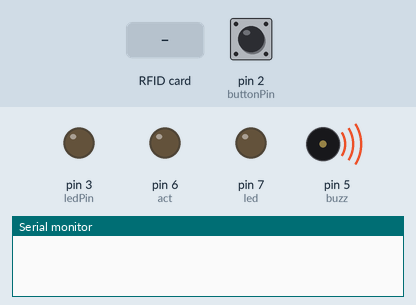
Simulated run of this sketch. Board: Arduino Uno, built with avr-gcc and run on an emulated ATmega328P. Shown: output pins drawn as LEDs (lit = HIGH), buzzer (waves = sounding, pin HIGH), the last lines printed to the serial monitor. Dashed ring = blinking. The test bench sets the inputs (shaded band); at power-on: pin 2 (buttonPin) LOW. Pins used as bus, display or sensor lines are not drawn.

Above: at 1.2 s.
1.3 s: RFID card 5E 7A 19 C4 held to the reader
At 1.7 s:
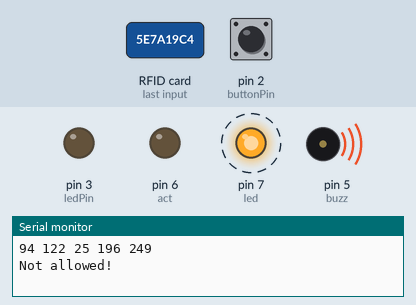
4.3 s: pin 2 (buttonPin) pulled HIGH for 0.15 s
At 5.2 s:
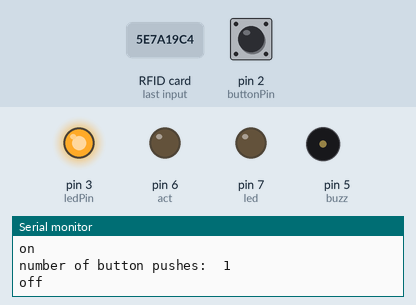
5.9 s: RFID card 5E 7A 19 C4 held to the reader
At 6.3 s:
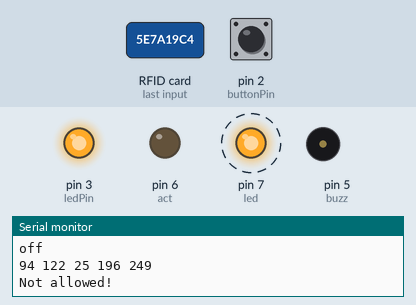
8.9 s: pin 2 (buttonPin) pulled HIGH for 1 s
At 10.3 s:
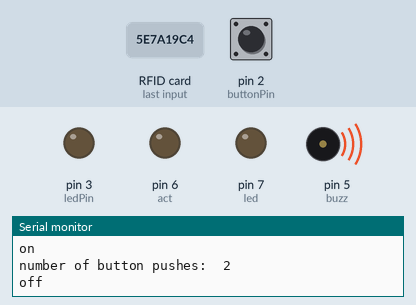
11.4 s: pin 2 (buttonPin) pulled HIGH for 3.2 s
At 12.7 s:
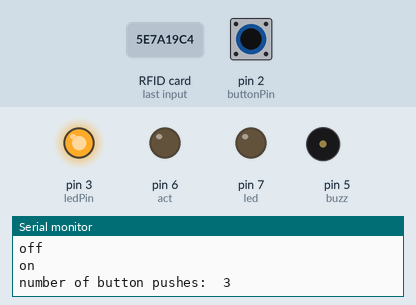
Timing chart, 0 to 14.4 s (numbered marks = the images above; inputs shaded):
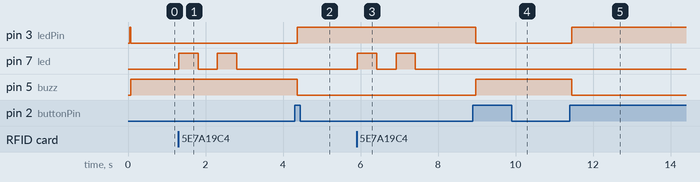

The sketch:

rfid_hall_sensor.ino
```cpp
#include <RFID.h>

/*
  Read a card using a mfrc522 reader on your SPI interface
  Pin layout should be as follows (on Arduino Uno):
  MOSI: Pin 11 / ICSP-4
  MISO: Pin 12 / ICSP-1
  SCK: Pin 13 / ISCP-3
  SS/SDA: Pin 10
  RST: Pin 9

  signal wire hall 2;    // the pin that the pushbutton is attached to
  relay wire hall = 3;// the pin that the LED is attached to

  int buzz = 5;
  int act = 6;
  int led = 7;

*/

#include <SPI.h>
#include <RFID.h>

#define SS_PIN 10
#define RST_PIN 9

RFID rfid(SS_PIN, RST_PIN);
int buzz = 5;
int act = 6;
int led = 7;
int power = 8;
int serNum[5];
int cards[][5] = {
  {22, 34, 24, 2, 46}
};

bool access = false;

const int  buttonPin = 2;    // the pin that the pushbutton is attached to
const int ledPin = 3;// the pin that the LED is attached to

int buttonPushCounter = 0;   // counter for the number of button presses
int buttonState = 0;         // current state of the button
int lastButtonState = 0;

void setup() {
  Serial.begin(9600);
  SPI.begin();
  rfid.init();
  pinMode(act, OUTPUT);
  pinMode(led, OUTPUT);
  pinMode(power, OUTPUT);
  pinMode(buzz, OUTPUT);
  digitalWrite(led, LOW);

  // initialize the button pin as a input:
  pinMode(buttonPin, INPUT);
  // initialize the LED as an output:
  pinMode(ledPin, OUTPUT);
  digitalWrite(power, HIGH);
  digitalWrite(ledPin, HIGH);
}

void loop() {

  if (rfid.isCard()) {

    if (rfid.readCardSerial()) {
      Serial.print(rfid.serNum[0]);
      Serial.print(" ");
      Serial.print(rfid.serNum[1]);
      Serial.print(" ");
      Serial.print(rfid.serNum[2]);
      Serial.print(" ");
      Serial.print(rfid.serNum[3]);
      Serial.print(" ");
      Serial.print(rfid.serNum[4]);
      Serial.println("");

      for (int x = 0; x < sizeof(cards); x++) {
        for (int i = 0; i < sizeof(rfid.serNum); i++ ) {
          if (rfid.serNum[i] != cards[x][i]) {
            access = false;
            break;
          } else {
            access = true;
          }
        }
        if (access) break;
      }

    }

    if (access) {
      Serial.println("Welcome!");
      digitalWrite(led, HIGH);
      delay(1000);
      // digitalWrite(led, LOW);
      digitalWrite(power, LOW);
      delay(1000);
      digitalWrite(act, HIGH);
      delay(1000);
      // digitalWrite(power, LOW);

    } else {
      Serial.println("Not allowed!");
      digitalWrite(led, HIGH);
      delay(500);
      digitalWrite(led, LOW);
      delay(500);
      digitalWrite(led, HIGH);
      delay(500);
      digitalWrite(led, LOW);
    }
  }

  rfid.halt();

  buttonState = digitalRead(buttonPin);

  // compare the buttonState to its previous state
  if (buttonState != lastButtonState) {
    // if the state has changed, increment the counter
    if (buttonState == HIGH) {
      // if the current state is HIGH then the button
      // wend from off to on:
      buttonPushCounter++;
      Serial.println("on");
      Serial.print("number of button pushes:  ");
      Serial.println(buttonPushCounter);
    } else {
      // if the current state is LOW then the button
      // wend from on to off:
      Serial.println("off");
    }
    // Delay a little bit to avoid bouncing
    delay(50);
  }
  // save the current state as the last state,
  //for next time through the loop
  lastButtonState = buttonState;

  // turns on the LED every four button pushes by
  // checking the modulo of the button push counter.
  // the modulo function gives you the remainder of
  // the division of two numbers:
  if (buttonPushCounter % 2 == 0) {
    digitalWrite(ledPin, LOW);
    digitalWrite(buzz, HIGH);
  } else {
    digitalWrite(ledPin, HIGH);
    digitalWrite(buzz, LOW);
  }
}
```

Measured:
- after the input at 1.3 s, pin 7 (led): alternates HIGH for 0.50 s and LOW for 0.50 s, 4 changes in all, then stays LOW, starting at once
- after the input at 4.3 s, pin 3 (ledPin): LOW → HIGH after 0.06 s; pin 5 (buzz): HIGH → LOW after 0.06 s
- after the input at 5.9 s, pin 7 (led): alternates HIGH for 0.50 s and LOW for 0.50 s, 4 changes in all, then stays LOW, starting at once
- after the input at 8.9 s, pin 3 (ledPin): HIGH → LOW after 0.07 s; pin 5 (buzz): LOW → HIGH after 0.07 s
- after the input at 11.4 s, pin 3 (ledPin): LOW → HIGH after 0.05 s; pin 5 (buzz): HIGH → LOW after 0.05 s
